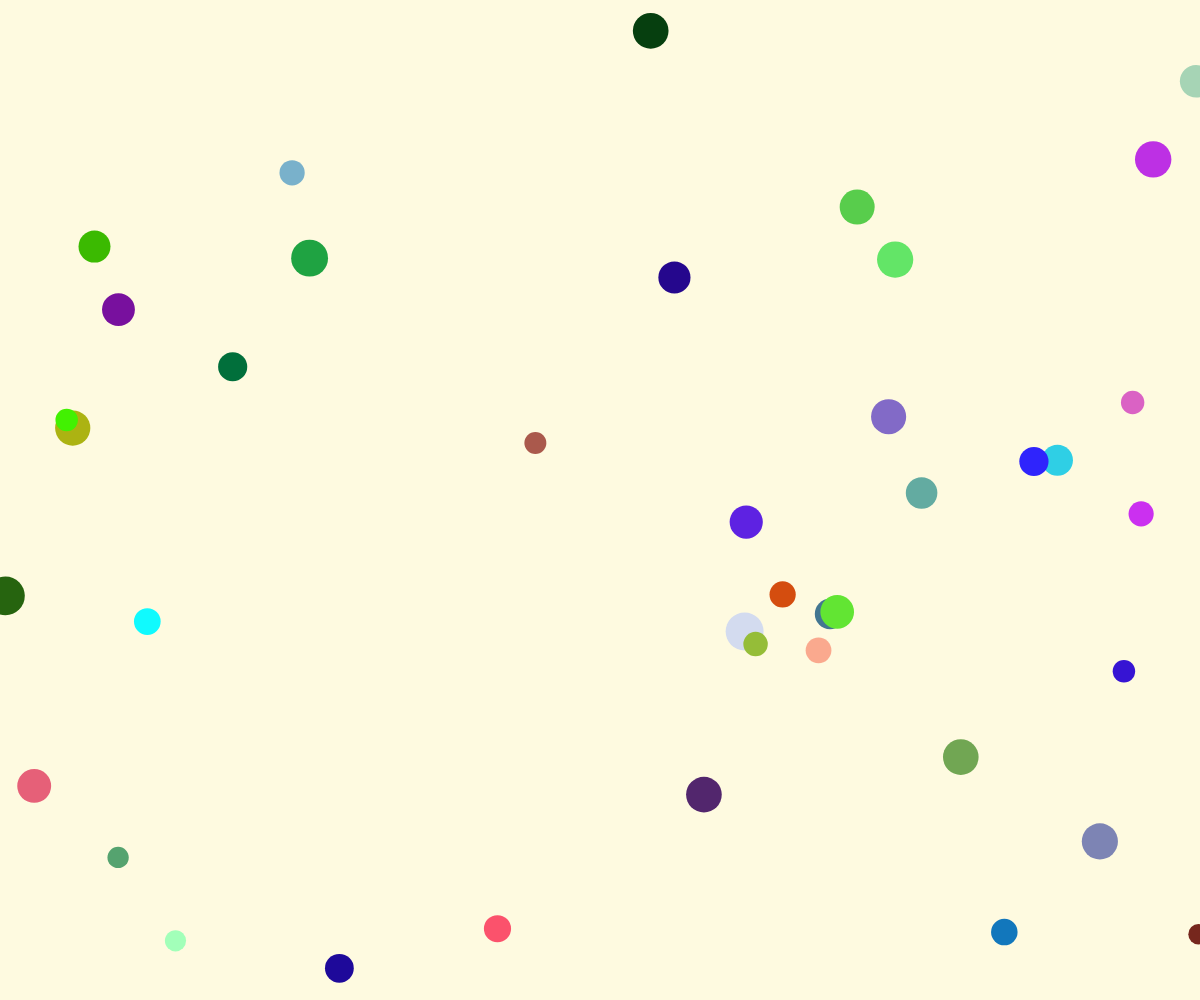
Frame 1 (no input)
Frame 60 (no input): identical to frame 1, image omitted
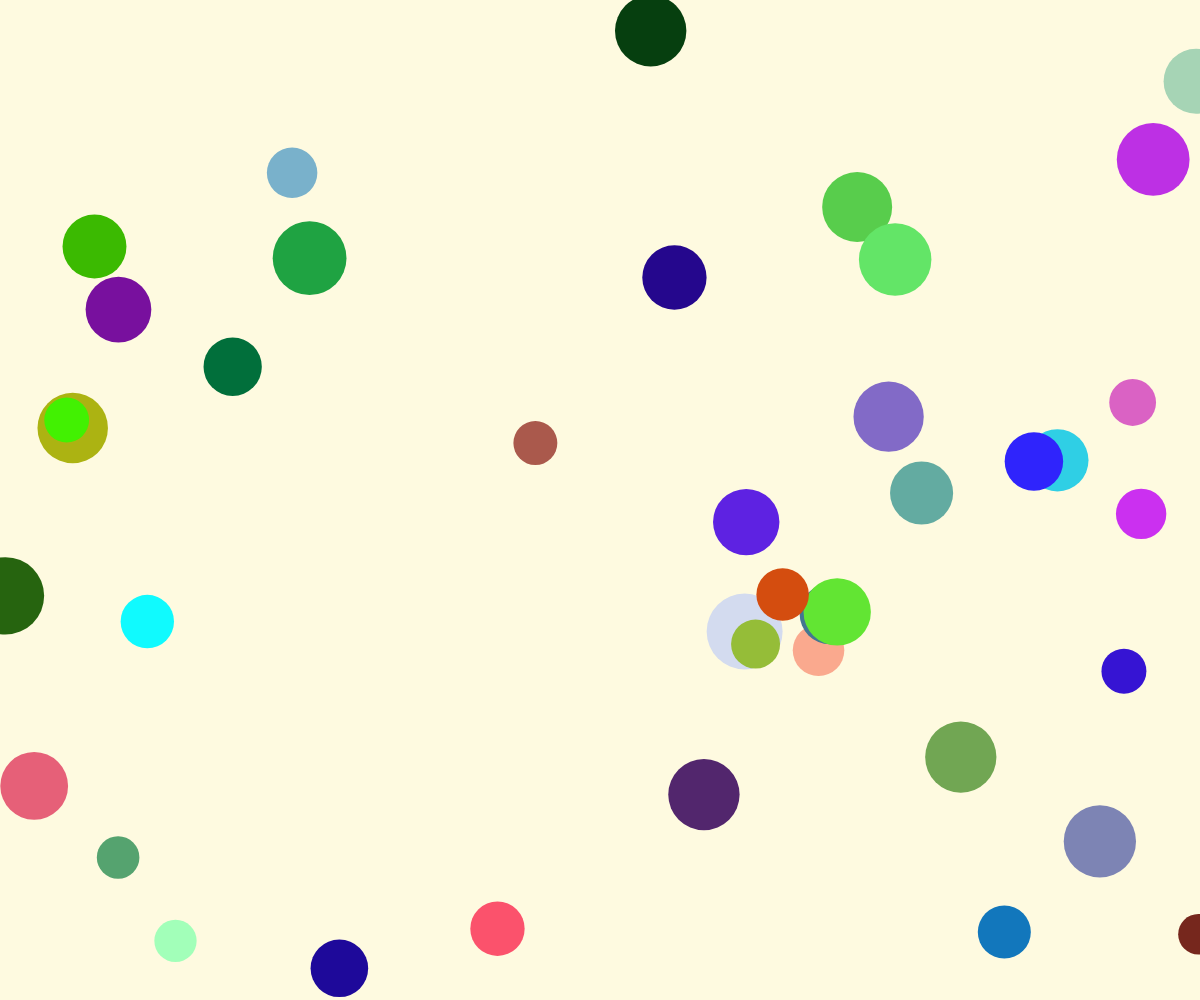
Frame 120 (the mouse pressed at the canvas centre since frame 60)

The p5.js sketch that drew these frames (run headless with seeded random() and noise() and a simulated clock; from frame 60 on, the mouse is pressed at the canvas centre):

// p5.js sketch
// ── sketch.js
let circles = [];

function setup() {
  createCanvas(windowWidth, windowHeight);
  background('#fefae0');

  // 產生 40 個圓
  for (let i = 0; i < 40; i++) {
    let circle = {
      x: random(width),
      y: random(height),
      size: random(50, 100),
      color: color(random(255), random(255), random(255))
    };
    circles.push(circle);
  }
}

function draw() {
  background('#fefae0');

  // 根據滑鼠位置調整圓的大小
  let sizeFactor = map(mouseX, 0, width, 40, 120);

  for (let circle of circles) {
    fill(circle.color);
    noStroke();
    ellipse(circle.x, circle.y, circle.size * sizeFactor / 100);
  }
}

function windowResized() {
  resizeCanvas(windowWidth, windowHeight);
}

// ── style.css
/* CSS主要設定網頁html的格式設定 */

html, body {
  margin: 0;
  padding: 0;
}

canvas {
  display: block;
}

/* 選單樣式 */
.menu {
  position: absolute;
  top: 10px;
  right: 100px; /* 距離視窗右邊框 100px */
  list-style: none;
  margin: 0;
  padding: 10px;
  background-color: rgba(254, 250, 224, 0.2); /* 背景顏色透明度設定為 0.2 */
  display: flex;
  gap: 30px; /* 選單項目之間的間距 */
  z-index: 3; /* 選單放在最上層 */
  transform: translateY(-100%); /* 初始隱藏在視窗外 */
  transition: transform 0.5s ease; /* 滑入滑出效果 */
}

.menu.show {
  transform: translateY(0); /* 滑入效果 */
}

.menu.hide {
  transform: translateY(-100%); /* 滑出效果 */
}

.menu li {
  position: relative;
}

.menu a {
  text-decoration: none;
  color: #3a5a40; /* 選單的文字顏色 */
  font-size: 30px; /* 選單的文字大小 */
  font-family: '微軟正黑體', Arial, sans-serif; /* 選單的文字字型 */
  line-height: 50px; /* 選項的高 */
}

.menu a:hover {
  color: #588157; /* 滑鼠移動到上面時的文字顏色 */
}

/* 子選單樣式 */
.submenu {
  display: none;
  position: absolute;
  top: 50px;
  left: 0;
  list-style: none;
  margin: 0;
  padding: 10px;
  background-color: rgba(254, 250, 224, 0.9);
  box-shadow: 0 4px 6px rgba(0, 0, 0, 0.1);
}

.dropdown:hover .submenu {
  display: block;
}

.submenu li {
  margin: 5px 0;
}

.submenu a {
  font-size: 20px;
  line-height: 40px;
}

/* iframe 樣式 */
iframe#content-frame {
  position: absolute;
  top: 10%;
  left: 10%;
  width: 80%;
  height: 80%;
  background-color: rgba(0, 0, 0, 0.2); /* 背景透明度設定為 0.2 */
  z-index: 2; /* iframe 放在第二層 */
  border: none;
}
